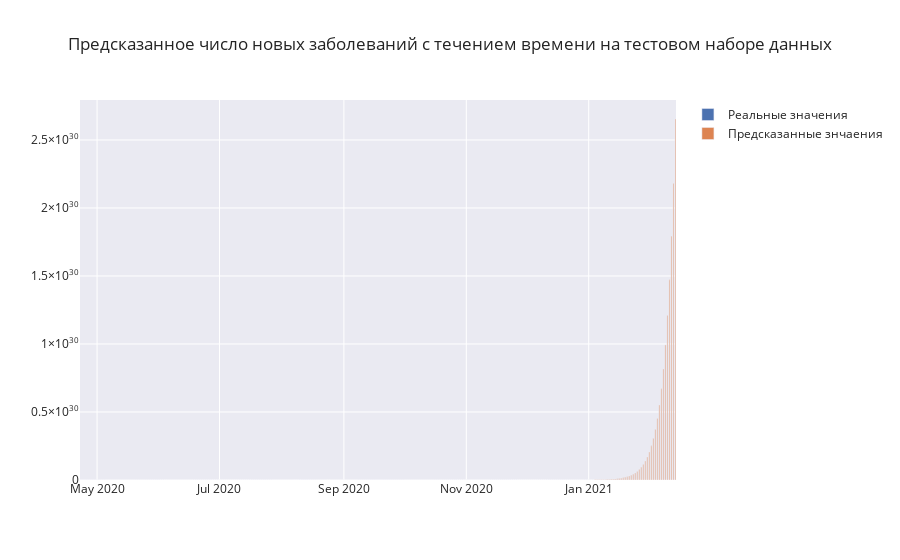

Notebook code cell kept with this figure:
### Code cell
plot_prediction(test_date, pred_values_test, "Предсказанное число новых заболеваний с течением времени на тестовом наборе данных", target_variable)

### Figure 1 — Plotly figure (JSON) as saved in the notebook; plotly's stock layout.template omitted (floating-point values rounded to 4 significant figures; data arrays with more than 128 entries replaced by an {"elided": "..."} marker saying what was removed)
{"data": [{"name": "Реальные значения", "type": "bar", "x": {"elided": "297 str values"}, "y": {"elided": "297 int values"}}, {"name": "Предсказанные знчаения", "type": "bar", "x": {"elided": "297 str values"}, "y": {"elided": "297 float values"}}], "layout": {"title": {"text": "Предсказанное число новых заболеваний с течением времени на тестовом наборе данных"}}}
